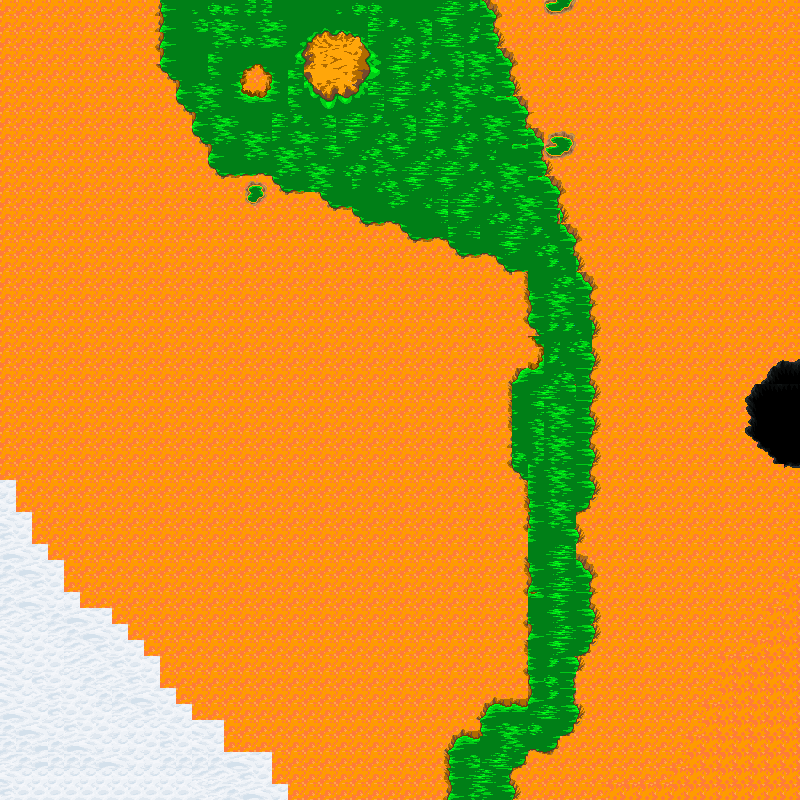

A 2D game scene composited from a Tiled map and its tileset images. What follows is a short description and the map's XML, with each tile layer's data collapsed to a summary:
An orthogonal 50x50 tile map with 16x16 px tiles, 2 tile layers (Terrain, VraiePlanete) and 9 objects.

<map version="1.4" tiledversion="1.4.3" orientation="orthogonal" renderorder="right-down" width="50" height="50" tilewidth="16" tileheight="16" infinite="0" nextlayerid="4" nextobjectid="24">
 <tileset firstgid="1" source="ElementsGround.tsx" />
 <layer id="1" name="Terrain" width="50" height="50">
  <data>[2500 cells, 2500 non-empty, 1 distinct tile ids]</data>
 </layer>
 <objectgroup id="3" name="Calque d'Objets 1">
  <object id="16" x="158.667" y="6.66667">
   <polygon points="495.667,382 435.667,354 433.333,272 321.333,-22.6667 2.66667,-25.3333 0,0 -2.66667,57.3333 30.6667,106.667 60,168 116,178.667 186.667,202.667 244,221.333 338.667,258.667 362.667,268 368,318.667 379.333,338 374,355.333 350,356.667 288.667,384 354.667,356.667 435.333,355.333" />
  </object>
  <object id="6" x="-22.6667" y="-28" width="858.667" height="33.3333" />
  <object id="9" x="-74.6667" y="790.667" width="984" height="49.3333" />
  <object id="11" x="-45.3333" y="-90.6667" width="50.6667" height="982.667" />
  <object id="14" x="448" y="430" width="70" height="2.66667" />
  <object id="15" x="587.333" y="427" width="64.6667" height="2" />
  <object id="18" x="594" y="410">
   <polygon points="1.66667,-8.33333 57,16 4,19 5.66667,74.6667 -15.3333,98 -16.6667,143.333 -3.33333,154 6,220.667 -15.3333,244.667 -18,286 -11.3333,299.333 -40.6667,342 -62,338 -83.3333,366 -76.6667,399.333 -158,400.667 -146,382 -148.667,350 -138,327.333 -115.333,320.667 -111.333,294 -67.3333,287.333 -68.6667,74 -84.6667,51.3333 -83.6667,20.5 -142.167,20.0833 -89,-5" />
  </object>
  <object id="21" x="0" y="461">
   <polygon points="-2,-28 40,-26 61,24 111,63 120,108 185,151 213,197 248,253 317,305 325,341 293.094,339.314" />
  </object>
  <object id="23" x="798" y="-5" width="4" height="851" />
 </objectgroup>
 <layer id="2" name="VraiePlanete" width="50" height="50">
  <data>[2500 cells, 842 non-empty, 128 distinct tile ids]</data>
 </layer>
</map>